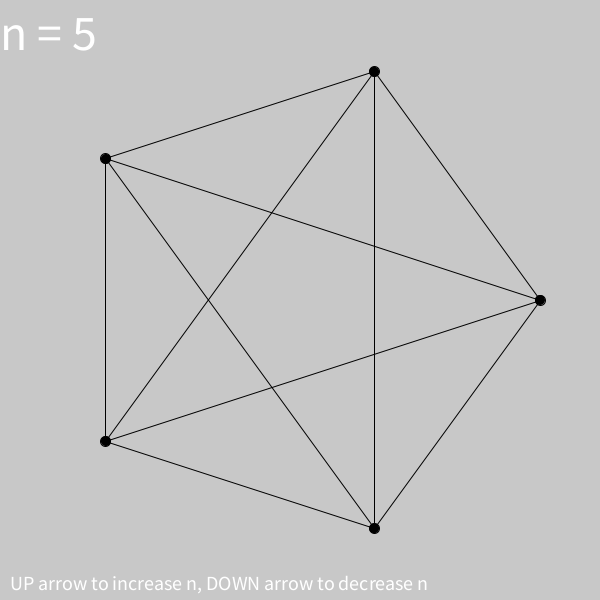
Frame 1 (no input)
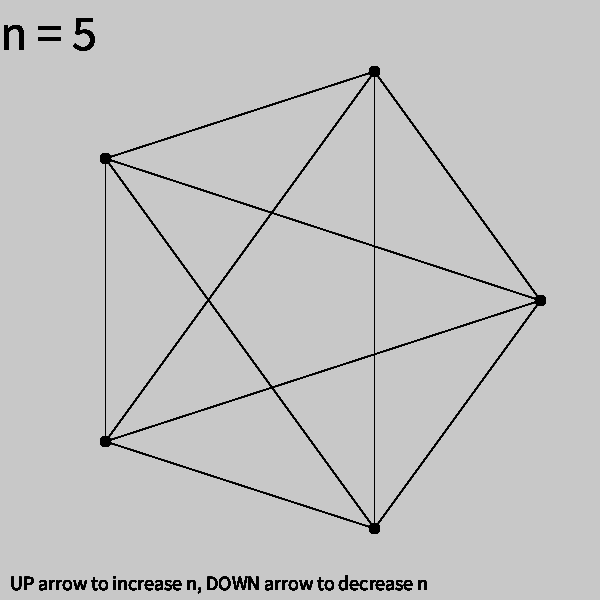
Frame 60 (the mouse pressed at the canvas centre just before this capture)
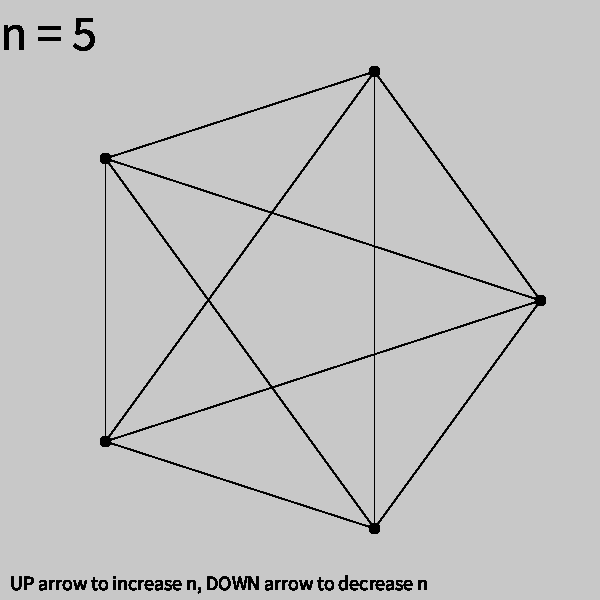
Frame 120 (the mouse held since frame 60 and released just before this capture)

The Processing sketch that drew these frames (run headless with seeded random() and noise(); from frame 60 on, the mouse is pressed at the canvas centre):

// Processing sketch: complete_graph
// ── complete_graph.pde
int n = 5;
ArrayList<Vertex> vertices;
int minN = 1;
int maxN = 100;

void setup() {
  size(600, 600);
  background(200);
  
  vertices = new ArrayList<Vertex>();
  float circlerad = 0.4 * width;
  for (int i = 0; i < n; i++) {
    float angle = (float)(i * ((2 * Math.PI) / n));
    float x = (float)((width/2) + circlerad * Math.cos(angle));
    float y = (float)((height/2) + circlerad * Math.sin(angle));
    //System.out.println(x);
    //System.out.println(y);
    vertices.add(new Vertex(x, y));
  }
}

void draw() {
  //translate(width*.5,height*.5);
  //scale(1,-1);

  int text_size = 50;
  textSize(text_size);
  text("n = " + n, 0, text_size);
  text_size = 20;
  textSize(text_size);
  text("UP arrow to increase n, DOWN arrow to decrease n", 10, height - 10);
  drawVertices(vertices);
  complete(vertices);
}


/* Draws the vertices on the graph */
void drawVertices(ArrayList<Vertex> vs) {
  fill(0);
  for (int i = 0; i < vs.size(); i++) {
    Vertex v = vs.get(i);
    circle(v.x, v.y, 10);
  }
}

/* Draws the edges for a complete graph */
void complete(ArrayList<Vertex> vs) {
  for (int i = 0; i < vs.size() - 1; i++) {
    Vertex v1 = vs.get(i);
    for (int j = i; j < vs.size(); j++) {
      Vertex v2 = vs.get(j);
      line(v1.x, v1.y, v2.x, v2.y);
    }
  }
}

void keyPressed() {
  if (key == CODED) {
    if (keyCode == UP) {
      n++;
      n = constrain(n, minN, maxN);
      setup();
    } else if (keyCode == DOWN) {
      n--;
      n = constrain(n, minN, maxN);
      setup();
    } 
  }
}

class Vertex {
  float x;
  float y;
  
  public Vertex(float x, float y) {
    this.x = x;
    this.y = y;
  }
}
